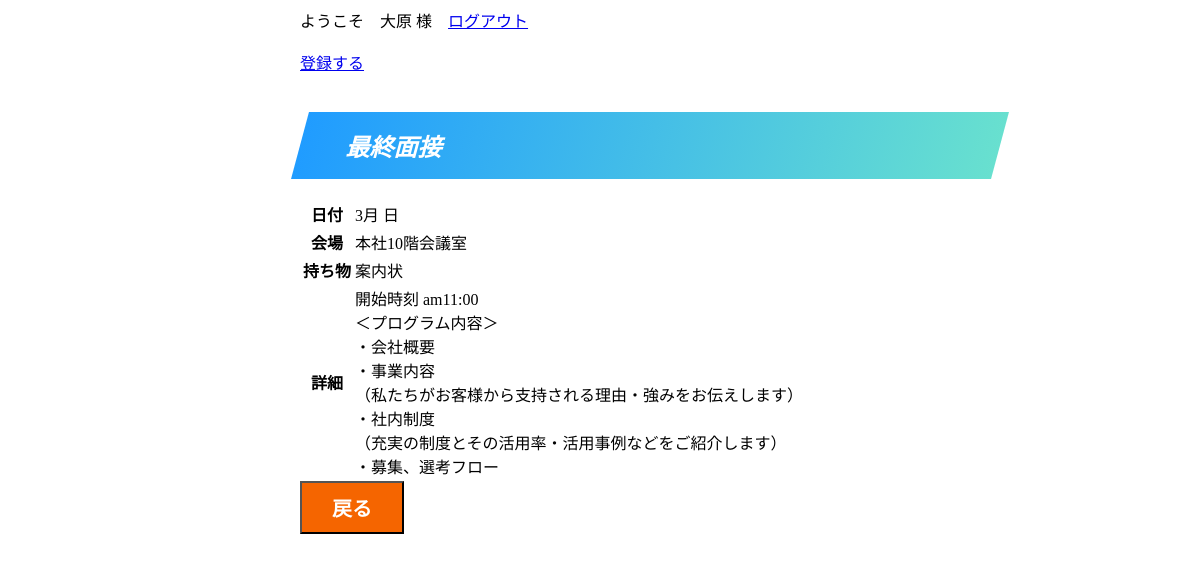
Screenshot of /shousai3.php (signed in) with the database file from the repository.
### tables this page shows
CREATE TABLE `setumeikai` (
  `code` int(11) NOT NULL,
  `kaijou` varchar(30) NOT NULL,
  `motimono` varchar(100) NOT NULL,
  `shousai` varchar(300) NOT NULL,
  `syurui` varchar(30) NOT NULL
);

### shousai3.php (the view, shortened to what this page needs)
<div class="log">
<?php
if(isset($_SESSION['member_login'])==false)
{
	print 'ようこそゲスト様　';
	print '<a href="member_login.html">会員ログイン</a><br />';
	print '<br />';
}
else
{
	print 'ようこそ　';
	print $_SESSION['member_name'];
	print ' 様　';
	print '<a href="member_logout.php">ログアウト</a><br />';
	print '<br />';
}
?>
<!DOCTYPE html>
<html lang="ja">
<head>
    <link rel="stylesheet" href="./css/style.css">
</head>
<body>
<?php
try
{
$dsn='mysql:dbname=yoyaku;host=localhost;charset=utf8';
$user='root';
$password='';
$dbh=new PDO($dsn,$user,$password);
$dbh->setAttribute(PDO::ATTR_ERRMODE,PDO::ERRMODE_EXCEPTION);
$sql='SELECT code,kaijou,motimono,shousai FROM setumeikai limit 1 offset 2';
$stmt=$dbh->prepare($sql);
$stmt->execute();
$rec=$stmt->fetch(PDO::FETCH_ASSOC);
$path1= $_GET['aaa'];
$pro_code=$rec['code'];
$pro_kaijou=$rec['kaijou'];
$pro_motimono=$rec['motimono'];
$pro_shousai=$rec['shousai'];
print '<a href="in.php?procode='.$pro_code.'&day='.$path1.'">登録する</a><br /><br />';
}
catch (Exception $e)
{
  print 'ただいま障害により大変ご迷惑をお掛けしております。';
  exit();
}
?>
    <h2>最終面接</h2>
    <table>
        <tr>
            <th>日付</th>
            <td>
                3月
                <?php
                    $path1= $_GET['aaa'];
                    print "${path1}日";
                ?>
            </td>
</tr>
<tr>
    <th>会場</th>
    <td>
        <?php
            print $pro_kaijou;
        ?>
    </td>
</tr>
<tr>
    <th>持ち物</th>
    <td>
        <?php
        print $pro_motimono;
        ?>
    </td>
</tr>
<tr>
    <th>詳細</th>
    <td>
    <?php
        print $pro_shousai;
    ?>
    </td>
</tr>
    </table>
    <form>
    <input type="button" class="btn-square" onclick="history.back()" value="戻る">
    </form>
</body>
</html>

### css/style.css (style rules this page uses)
body { width:700px; margin-right: auto; margin-left : 300px; }
h2 { padding: 1rem 3rem; -webkit-transform: skew(-15deg); transform: skew(-15deg); color: #fff; background-image: -webkit-gradient(linear, left top, right top, from(#209cff), to(#68e0cf)); background-image: -webkit-linear-gradient(left, #209cff 0%, #68e0cf 100%); background-image: linear-gradient(to right, #209cff 0%, #68e0cf 100%); }
.btn-square, a.btn-square { color: #fff; background-color: #eb6100; font-size: 20px; font-weight: bold; padding: 10px 30px; }
.btn-square, a.btn-square:hover { color: #fff; background: #f56500; }

### rows the page displays
setumeikai: kaijou "本社10階会議室", motimono "案内状", shousai "開始時刻 am11:00 ＜プログラム内容＞ ・会社概要 ・事業内容 （私たちがお客様から支持される理由・強みをお伝えします） ・社内制度 （充実の制度とその活用率・活用事例などをご紹介します） ・募集、選考フロー"

### other values shown
$_SESSION['member_name'] "大原"
